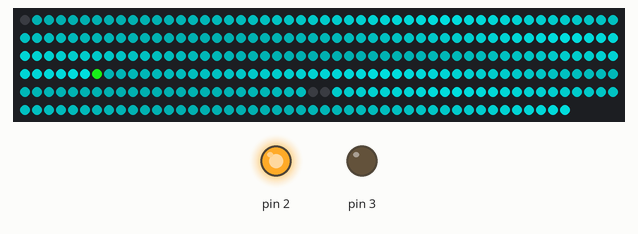
Bench run of a sketch on a simulated Arduino Uno, built with avr-gcc and run on an emulated ATmega328P. On the bench: 296 RGB LEDs in strip order, left to right, continuing on the next row, output pins drawn as LEDs (lit = HIGH).

Above: at 0.22 s.
At 12.57 s:
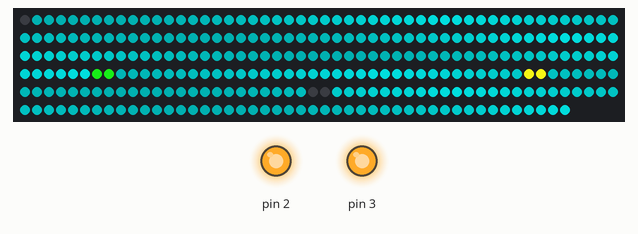
At 20.01 s:
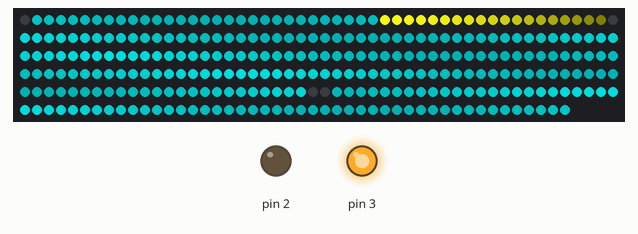
At 39.82 s:
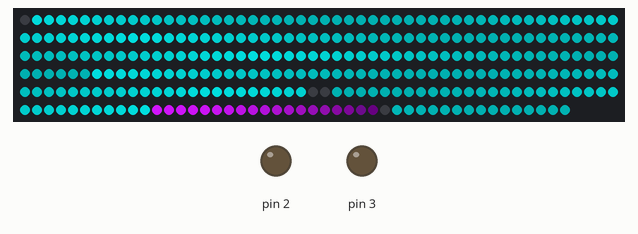
Timing chart, 0 to 40.0 s (numbered marks = the images above):
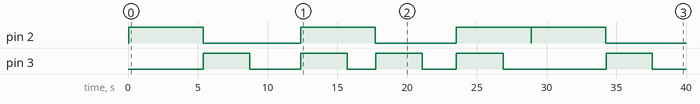

The sketch:

Pipeserors_New_Groove.ino
```cpp
#include <Adafruit_DotStar.h>
#include <SPI.h>

#define DATAPIN 8
#define CLOCKPIN 9
#define NUMPIXELS  296

Adafruit_DotStar strip(NUMPIXELS, DATAPIN, CLOCKPIN, DOTSTAR_BGR);

const int streakLength = 20;
const int waveLength = 60;
unsigned long CurrentTime;

int PathStarts[4][3] = {{156,155,0},{192,79,0},{293,244,6},{293,6,0}};
int PathsEnd[4][3] = {{189,0,0},{223,0,0},{294,225,0},{225,0,0}};

bool PooStage[8][4] = {
  {true,false,false,false},
  {false,true,false,false},
  {false,false,true,false},
  {false,false,false,true},
  {true,true,false,false},
  {false,true,true,false},
  {false,false,true,true},
  {true,true,true,true}
};

int currentStage;
bool newStage = true;

struct Time{
  unsigned long LastTriggered;
  int Delay;
};
Time PipesFrame = {8,16};
Time PooFrame = {0,16};

struct WaveColor{
  int Red[waveLength];
  int Green[waveLength];
  int Blue[waveLength];
  int LowRed;
  int LowGreen;
  int LowBlue;
  int LastRed;
  int LastGreen;
  int LastBlue;

  void setup(int MaxRed, int MinRed, int MaxGreen, int MinGreen, int MaxBlue, int MinBlue){
    for(int x =0; x < waveLength; x++){
      Red[x] = ((MaxRed-MinRed)/2) - (((MaxRed-MinRed)/2)*sin(x * (3.14/waveLength)));
      Green[x] = ((MaxGreen-MinGreen)/2) - (((MaxGreen-MinGreen)/2)*sin(x * (3.14/waveLength)));
      Blue[x] = ((MaxBlue-MinBlue)/2) - (((MaxBlue-MinBlue)/2)*sin(x * (3.14/waveLength)));
    }
    LowRed = MinRed;
    LowGreen = MinGreen;
    LowBlue = MinBlue;
  }

  void update(){
    LastRed = Red[waveLength - 1];
    LastGreen = Green[waveLength - 1];
    LastBlue = Blue[waveLength - 1];

    for(int x = waveLength -1; x >= 0;x--){
      if(x==0){
        Red[x]=LastRed;
        Blue[x]=LastBlue;
        Green[x]=LastGreen;
      }
      else{
        Red[x]=Red[x-1];
        Blue[x]=Blue[x-1];
        Green[x]=Green[x-1];
      }
    }
  }
};
WaveColor PipeFlow;


struct StreakControl{
  int Red[streakLength];
  int Green[streakLength];
  int Blue[streakLength];

  int PathStart[3];
  int PathEnd[3];
  int streak[streakLength];
  int CurrentPath;
  int Pin;
  bool active;

  void Setup(int MaxRed, int MaxGreen, int MaxBlue, int PinNum, int PathNum){
    for(int x =0; x < streakLength; x++){
      Red[x] = ((MaxRed)/2) + (((MaxRed)/2)*cos(x * (3.14/streakLength)));
      Green[x] = ((MaxGreen)/2) + (((MaxGreen)/2)*cos(x * (3.14/streakLength)));
      Blue[x] = ((MaxBlue)/2) + (((MaxBlue)/2)*cos(x * (3.14/streakLength)));
    }
    Red[streakLength - 1] = 0;
    Green[streakLength - 1] = 0;
    Blue[streakLength - 1] = 0;

    pinMode(PinNum,OUTPUT);
    Pin = PinNum;

    for(int x=0; x < 3; x++){
      PathStart[x] = PathStarts[PathNum][x];
      PathEnd[x] = PathsEnd[PathNum][x];
    }
    streak[0] = PathStart[0];
  }

  void run(){
    digitalWrite(Pin,HIGH);

    for(int x = streakLength-1; x >= 0  ; x--){
      if(streak[x] > 0){strip.setPixelColor(streak[x],Red[x],Green[x],Blue[x]);}
      if(x!=0){streak[x] = streak[x-1];}
    }

    if(streak[0] > PathEnd[CurrentPath]){streak[0]--;}
    else if (streak[0] < PathEnd[CurrentPath]){streak[0]++;}
    else if(streak[0] == PathEnd[CurrentPath]){
      if((PathEnd[CurrentPath+1] == 0 || PathEnd[CurrentPath] == 0) && streak[streakLength-1] == PathEnd[CurrentPath]){
        digitalWrite(Pin, LOW);
        CurrentPath = 0;
        for(int x=1; x < streakLength; x++){streak[x]=0;}
        streak[0] = PathStart[0];
        //Serial.println("end");
        active = false;
      }
      else if(PathEnd[CurrentPath+1] != 0 || CurrentPath != 2){
        CurrentPath++;
        streak[0] = PathStart[CurrentPath];
      }
    }

  }
};

StreakControl Poo[4];
int running = 0;

// 0 = Toilet
// 1 = Washing Machine
// 2 = Dish Wahser
// 3 = Shower

void setup() {
  Poo[0].Setup(20,200,20, 2, 0);
  Poo[1].Setup(225, 225,20, 3, 1);
  Poo[2].Setup(200, 20, 20, 22, 2);
  Poo[3].Setup(200,20,242, 23, 3);

  Serial.begin(9600);

  PipeFlow.setup(0, 0, 255, 55, 255, 55);
  strip.begin();
  strip.setBrightness(255);
  strip.show();
}

void runPipes(){
  for(int x=0; x < 155; x++){strip.setPixelColor(155-x,PipeFlow.Red[x - (waveLength * (x/waveLength))] + PipeFlow.LowRed, PipeFlow.Green[x - (waveLength * (x/waveLength))]+PipeFlow.LowGreen, PipeFlow.Blue[x - (waveLength * (x/waveLength))]+PipeFlow.LowBlue);}
  for(int x= 156; x < 224; x++){strip.setPixelColor(x,PipeFlow.Red[x - (waveLength * (x/waveLength))] + PipeFlow.LowRed, PipeFlow.Green[x - (waveLength * (x/waveLength))]+PipeFlow.LowGreen, PipeFlow.Blue[x - (waveLength * (x/waveLength))]+PipeFlow.LowBlue);}
  for(int x = 0; x < NUMPIXELS-225; x++){strip.setPixelColor(NUMPIXELS-x,PipeFlow.Red[x - (waveLength * (x/waveLength))] + PipeFlow.LowRed, PipeFlow.Green[x - (waveLength * (x/waveLength))]+PipeFlow.LowGreen, PipeFlow.Blue[x - (waveLength * (x/waveLength))]+PipeFlow.LowBlue);}
  PipeFlow.update();
}

void runPoo(){
  if(newStage == true){
    if(PooStage[currentStage][0] == true){Poo[0].active = true;}
    if(PooStage[currentStage][1] == true){Poo[1].active = true;}
    if(PooStage[currentStage][2] == true){Poo[2].active = true;}
    if(PooStage[currentStage][3] == true){Poo[3].active = true;}
    newStage = false;
  }

  for(int x=0; x < 4; x++){
    if(Poo[x].active == true){
      Poo[x].run();
    }
  }
  if(Poo[0].active == false && Poo[1].active == false && Poo[2].active == false && Poo[3].active == false){
    newStage = true;
    if(currentStage < 7){currentStage++;}
    else{currentStage = 0;}
  }
}

void loop() {
  CurrentTime = millis();

  if(CurrentTime >= PipesFrame.LastTriggered + PipesFrame.Delay){
    runPipes();
    PipesFrame.LastTriggered = CurrentTime;
  }

  if(CurrentTime >= PooFrame.LastTriggered + PooFrame.Delay){
    runPoo();
    PooFrame.LastTriggered = CurrentTime;
  }

  strip.show();
}
```

Measured:
- by itself, pin 2: LOW → HIGH at 0.05 s, → LOW 5.3 s later, → HIGH 7.0 s later, → LOW 5.3 s later, … (8 changes in this stretch)
- by itself, pin 3: LOW → HIGH at 5.4 s, → LOW 3.3 s later, → HIGH 3.7 s later, → LOW 3.3 s later, … (10 changes in this stretch)
